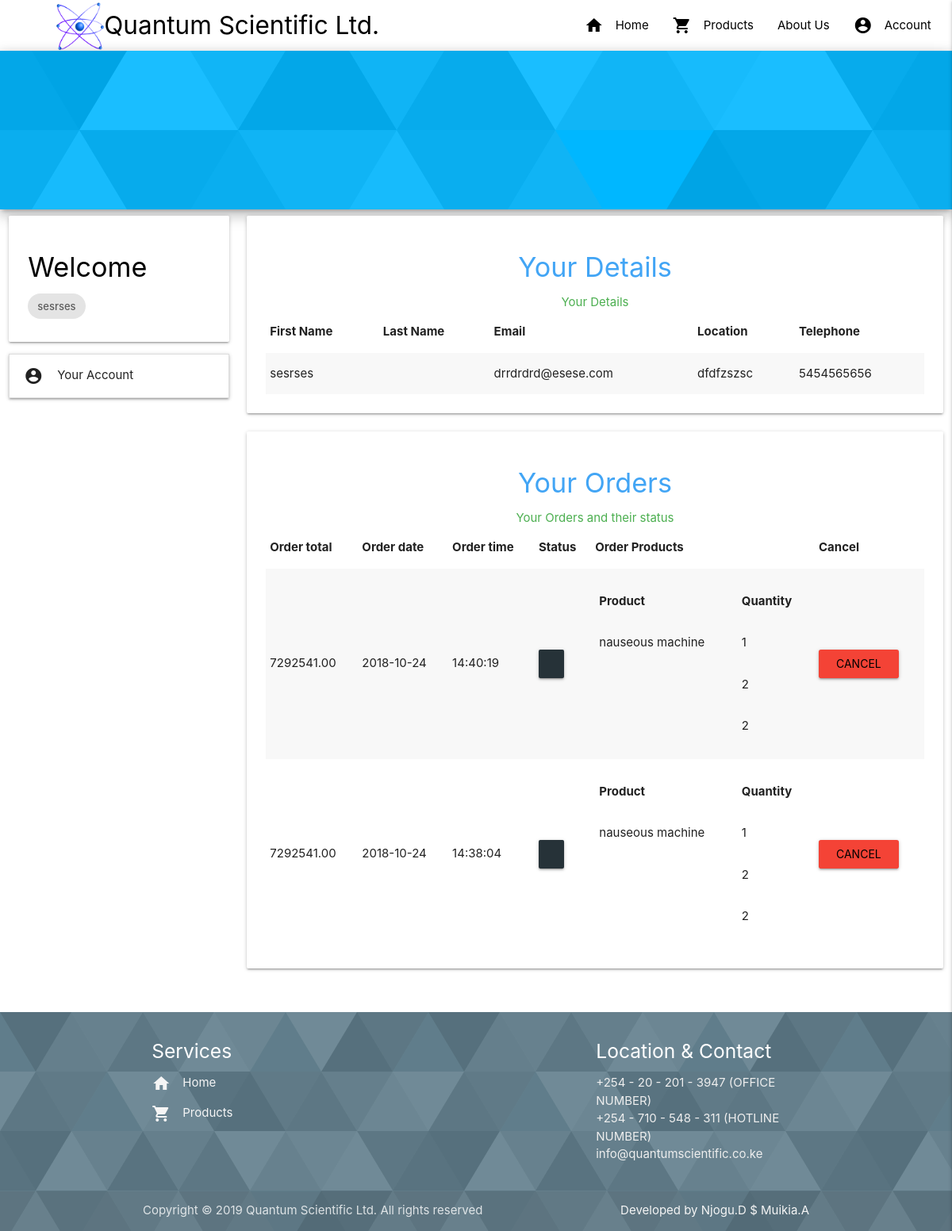
The app's page /custprofile.php (signed in) with its own data.
### tables this page shows
CREATE TABLE `users` (
  `id` int(11) NOT NULL,
  `fname` varchar(100) NOT NULL,
  `lname` varchar(120) NOT NULL,
  `email` varchar(100) NOT NULL,
  `phone` varchar(12) NOT NULL,
  `location` varchar(70) NOT NULL,
  `password` varchar(170) NOT NULL
);

CREATE TABLE `orders` (
  `id` int(11) NOT NULL,
  `customer_id` int(11) NOT NULL,
  `total_price` float(10,2) NOT NULL,
  `created` date NOT NULL,
  `created_time` time NOT NULL,
  `status` enum('1','0') NOT NULL DEFAULT '1'
);

CREATE TABLE `products` (
  `id` int(10) UNSIGNED NOT NULL,
  `name` varchar(191) NOT NULL,
  `description` mediumtext NOT NULL,
  `prod_image` varchar(191) NOT NULL,
  `price` int(11) NOT NULL,
  `category` varchar(191) NOT NULL
);

CREATE TABLE `order_items` (
  `id` int(11) NOT NULL,
  `order_id` int(11) NOT NULL,
  `product_id` int(11) NOT NULL,
  `quantity` int(5) NOT NULL
);

### custprofile.php (the view, shortened to what this page needs)
<?php
include 'includes/header.php';
include 'dbconnect.php';
$tafuta = "select * from users where id = '".$_SESSION['sessCustomerID']."' ";
$matokeo = mysqli_query($con,$tafuta);
$jibu = mysqli_fetch_array($matokeo, MYSQLI_ASSOC);
?>
<section class="">
		<div class="row">
			<div class="col m3">
				<div class="card-panel header_links" >
					<span>
						<a href="#" class="black-text">
							<h4>
								Welcome
							</h4>
						</a>
						<div class="chip">
							<?php echo $jibu['fname']." ".$jibu['lname']; ?>
						</div>
					</span>
				</div>
				<ul class="collapsible admin_links">
					<li>
						<div class="collapsible-header">
							<i class="material-icons">account_circle</i>
							Your Account
						</div>
					</li>
				</ul>
			</div>
			<div class="col m9 contentwrap">
				<div class="card-panel">
					<span>
						<a href="admin_home.php" class="blue-text text-lighten-1">
							<h4 class="center">
								Your Details
							</h4>
						</a>
					<table class="striped">
					    <caption class="green-text">Your Details</caption>
						<thead>
							<tr>
								<th>First Name</th>
								<th>Last Name</th>
								<th>Email</th>
								<th>Location</th>
								<th>Telephone</th>
							</tr>
						</thead>
						<tbody>
							<tr>
								<td> <?php echo $jibu['fname']; ?> </td>
								<td> <?php echo $jibu['lname']; ?> </td>
								<td> <?php echo $jibu['email']; ?> </td>
									<td> <?php echo $jibu['location']; ?> </td>
										<td> <?php echo $jibu['phone']; ?> </td>
							</tr>
						</tbody>
					</table>
					</span>
				</div>
                <div class="row">
                    <div class="col m12 contentwrap">
                    <div class="card-panel">
					<span>
						<a href="admin_home.php" class="blue-text text-lighten-1">
							<h4 class="center">
								Your Orders
							</h4>
						</a>
					<table class="striped">
					    <caption class="green-text">Your Orders and their status</caption>
						<thead>
						<tr>
								<th>Order total</th>
								<th>Order date</th>
								<th>Order time</th>
								<th>Status</th>
								<th>Order Products</th>
								<th>Cancel</th>
							</tr>
						</thead>
						<tbody>
						    <?php
					$saka = "select * from orders where customer_id = '".$_SESSION['sessCustomerID']."' ORDER BY id DESC";
                    $tokea = mysqli_query($con,$saka);
                    while($majibu = mysqli_fetch_array($tokea, MYSQLI_ASSOC)){
						    ?>
							<tr>
								<td> <?php echo $majibu['total_price']; ?> </td>
								<td> <?php echo $majibu['created']; ?> </td>
								<td> <?php echo $majibu['created_time']; ?> </td>
							<td>  <?php echo "
<a class='waves-effect waves-light btn blue-grey darken-4'>".$majibu['state']."</a>"; ?>
</td>
									<?php
									$prod_search = "select * from order_items where order_id = '".$majibu['id']."' ";
									$prod_result = mysqli_query($con, $prod_search);
									?>
										<td>
										<table>
										    <tr>
										        <th>Product</th>
										        <th>Quantity</th>
										    </tr>
									<?php	while($prod_tokea=mysqli_fetch_array($prod_result, MYSQLI_ASSOC)){ ?>
									    <tr>
									        <td><?php
									        $sqlprod = "select * from products where id = '".$prod_tokea['product_id']."'";
									    $jina = mysqli_query($con,$sqlprod);
									    while($jinatoa = mysqli_fetch_array($jina,MYSQLI_ASSOC)){
									       echo $jinatoa['name'];
									    } ?>
									       </td>
									        <td><?php echo $prod_tokea['quantity'];?></td>
									    </tr>
								<?php	} ?>
									</table>
										</td>
								<td>
								    <form method="POST" action="cancel_order.php">
								       <input type="submit" name="submit" value="Cancel"class='waves-effect waves-light btn red' onclick="return confirm('Are you sure?')">
								    </form>
								</td>
							</tr>
							<?php } ?>
						</tbody>
					</table>
					</span>
				</div>
                    </div>
                </div>
			</div>
		</div>
</section>
<?php include 'includes/footer.php'; ?>

### tools/css/custom.css (style rules this page uses)
section { margin-bottom: 0px; padding-bottom: 0px; }

### records on screen
users: fname "sesrses", email "drrdrdrd@esese.com", location "dfdfzszsc", phone "5454565656"
orders: total_price "7292541.00", created "2018-10-24", created_time "14:40:19"
order_items: quantity "1"
products: name "nauseous machine"
order_items: quantity "2"
order_items: quantity "2"
orders: total_price "7292541.00", created "2018-10-24", created_time "14:38:04"
order_items: quantity "1"
order_items: quantity "2"
order_items: quantity "2"
